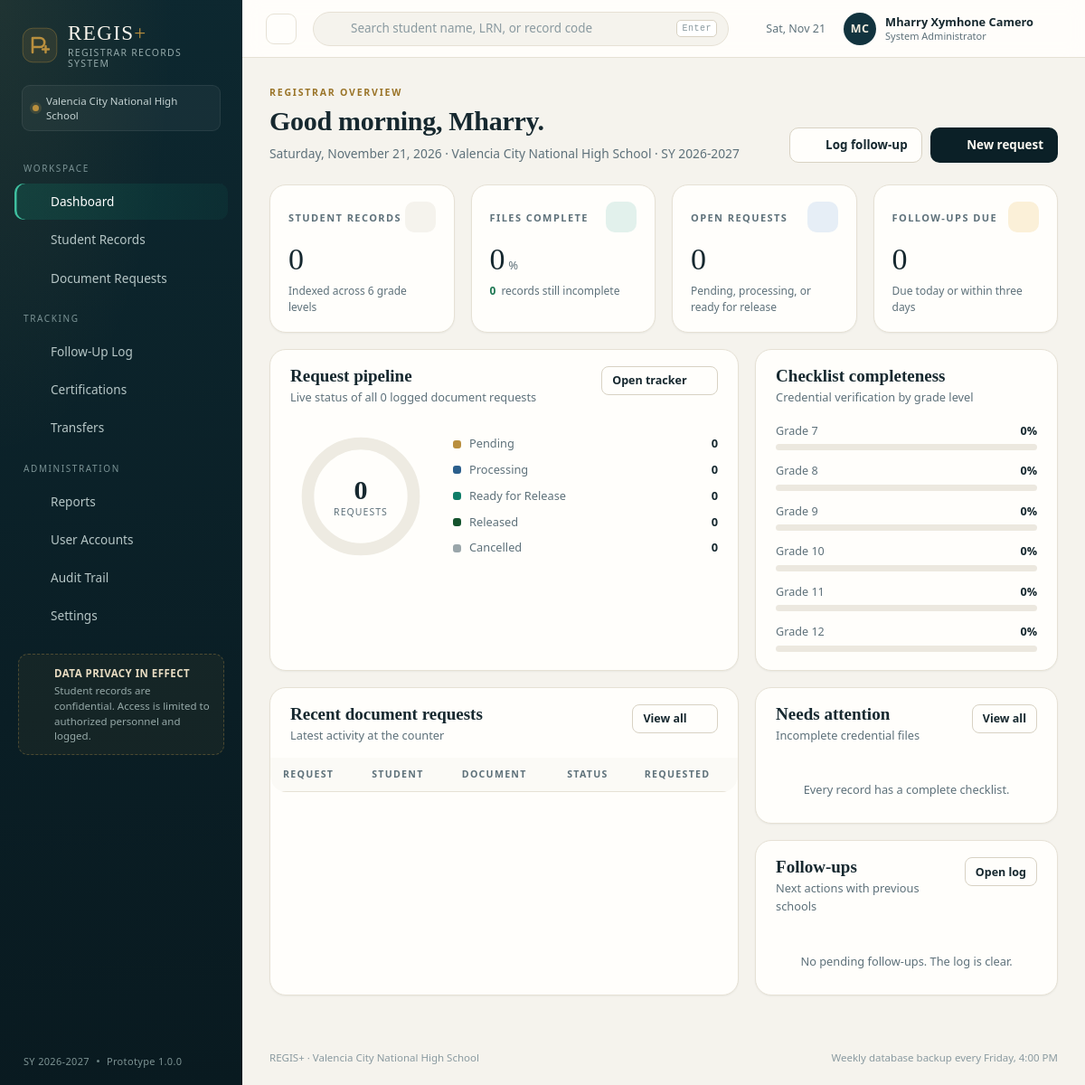
/dashboard.php (signed in), run on the app's committed database.
### tables this page shows
CREATE TABLE users (
    id            INTEGER PRIMARY KEY AUTOINCREMENT,
    username      TEXT NOT NULL UNIQUE,
    password_hash TEXT NOT NULL,
    full_name     TEXT NOT NULL,
    role          TEXT NOT NULL DEFAULT 'staff',
    email         TEXT,
    is_active     INTEGER NOT NULL DEFAULT 1,
    last_login    TEXT,
    created_at    TEXT NOT NULL DEFAULT (datetime('now','localtime'))
);

### dashboard.php (the view, shortened to what the rows shown need)
<?php
require_once __DIR__ . '/includes/layout.php';
require_login();
$user = current_user();
$hour = (int) date('G');
$greeting = $hour < 12 ? 'Good morning' : ($hour < 18 ? 'Good afternoon' : 'Good evening');
$firstName = explode(' ', $user['full_name'])[0];
app_header('Dashboard', 'dashboard.php');
?>
<div class="page-head">
    <div>
        <div class="eyebrow">Registrar overview</div>
        <h1><?= e($greeting) ?>, <?= e($firstName) ?>.</h1>
        <p class="page-sub"><?= e(date('l, F j, Y')) ?> · <?= e(setting('school_name')) ?> · SY <?= e(setting('school_year')) ?></p>
    </div>
</div>
<div class="grid split-2" style="margin-bottom:18px">
    <section class="card">
        <div class="card-head">
            <div>
                <h2 class="section-title">Request pipeline</h2>
            </div>
        </div>
    </section>
    <section class="card">
        <div class="card-head">
            <div>
                <h2 class="section-title">Checklist completeness</h2>
            </div>
        </div>
    </section>
</div>
<div class="grid split-2">
    <section class="card">
        <div class="card-head">
            <div>
                <h2 class="section-title">Recent document requests</h2>
            </div>
        </div>
        <div class="table-wrap">
            <table class="data">
                <thead>
                    <tr><th>Request</th><th>Student</th><th>Document</th><th>Status</th><th>Requested</th></tr>
                </thead>
            </table>
        </div>
    </section>
    <div style="display:flex; flex-direction:column; gap:18px">
        <section class="card">
            <div class="card-head">
                <div>
                    <h2 class="section-title">Needs attention</h2>
                </div>
            </div>
        </section>
        <section class="card">
            <div class="card-head">
                <div>
                    <h2 class="section-title">Follow-ups</h2>
                </div>
            </div>
        </section>
    </div>
</div>
<?php
app_footer();

### includes/layout.php (shortened to what the rows shown need)
<?php
function icon(string $name, string $class = ''): string
{
    $d = $paths[$name] ?? $paths['spark'];
    return '<svg class="icon ' . e($class) . '" viewBox="0 0 24 24" fill="none" stroke="currentColor" stroke-width="1.7" stroke-linecap="round" stroke-linejoin="round" aria-hidden="true">' . $d . '</svg>';
}
function open_page(string $title, string $bodyClass = '', array $css = [], string $bodyAttr = ''): void
{
    $css = $css ?: ['assets/css/app.css'];
    echo "<!DOCTYPE html>\n<html lang=\"en\">\n<head>\n<meta charset=\"utf-8\">\n";
    foreach ($css as $file) {
        echo '<link rel="stylesheet" href="' . e(url($file)) . '">' . "\n";
    }
    echo "</head>\n<body class=\"" . e($bodyClass) . '"' . ($bodyAttr ? ' ' . $bodyAttr : '') . ">\n";
}
function close_page(array $js = ['assets/js/app.js']): void
{
    echo "</body>\n</html>\n";
}
function app_header(string $title, string $active, string $screenTitle = ''): void
{
    $user = current_user();
    $openRequests = (int) db()->query("SELECT COUNT(*) FROM requests WHERE status IN ('Pending','Processing','Ready for Release')")->fetchColumn();
    $overdue = (int) db()->query("SELECT COUNT(*) FROM followups WHERE status <> 'Resolved' AND next_followup_date IS NOT NULL AND next_followup_date < date('now','localtime')")->fetchColumn();
    $nav = [
        'Workspace' => [
            ['dashboard.php', 'dashboard', 'Dashboard', 0],
            ['students.php', 'records', 'Student Records', 0],
            ['requests.php', 'requests', 'Document Requests', $openRequests],
        ],
        'Tracking' => [
            ['followups.php', 'followup', 'Follow-Up Log', $overdue],
            ['certifications.php', 'cert', 'Certifications', 0],
            ['transfers.php', 'transfer', 'Transfers', 0],
        ],
        'Administration' => [
            ['reports.php', 'reports', 'Reports', 0],
        ],
    ];
    if (is_admin()) {
        $nav['Administration'][] = ['users.php', 'users', 'User Accounts', 0];
        $nav['Administration'][] = ['audit.php', 'audit', 'Audit Trail', 0];
    }
    $nav['Administration'][] = ['settings.php', 'settings', 'Settings', 0];
    open_page($title . ' · ' . APP_NAME, 'app');
    ?>
<div class="app-shell">
            <span><?= e(setting('school_name', 'Registrar Office')) ?></span>
            <?php foreach ($nav as $section => $items): ?>
                <?php foreach ($items as [$href, $ic, $label, $count]): ?>
                        <?= icon($ic) ?>
                <?php endforeach; ?>
            <?php endforeach; ?>
    <div class="app-body">
        <header class="topbar">
            <div class="topbar-right">
                <details class="user-menu">
                    <summary>
                        <span class="avatar"><?= e(initials($user['full_name'])) ?></span>
                        <span class="user-meta">
                            <strong><?= e($user['full_name']) ?></strong>
                            <small><?= e(role_label($user['role'])) ?></small>
                        </span>
                        <?= icon('chevron', 'chev') ?>
                    </summary>
                </details>
            </div>
        </header>
        <main class="content">
    <?php
}
    ?>
    <?php
function app_footer(): void
{
    ?>
        </main>
    </div>
</div>
<?php
    close_page();
}
    ?>

### data on the page
users: full_name "MC", full_name "Mharry Xymhone Camero", role "System Administrator", full_name "Mharry"

### other printed values
setting('school_name', 'Registrar Office') "Valencia City National High School"
$section "WORKSPACE"
$label "Dashboard"
$label "Student Records"
$label "Document Requests"
$section "TRACKING"
$label "Follow-Up Log"
$label "Certifications"
$label "Transfers"
$section "ADMINISTRATION"
$label "Reports"
$label "User Accounts"
$label "Audit Trail"
$label "Settings"
setting('school_year', '2026-2027') "2026-2027"
